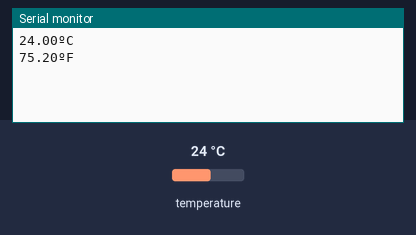
Simulated run of this sketch. Board: Arduino Uno, built with avr-gcc and run on an emulated ATmega328P. Shown: the last lines printed to the serial monitor. The test bench sets the inputs (shaded band); at power-on: temperature 24 °C.

Above: at 1.5 s.
1.6 s: temperature set to 20.3 °C
At 3.4 s:
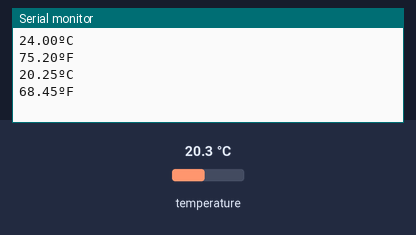
3.7 s: temperature set to 19.3 °C
At 5.7 s:
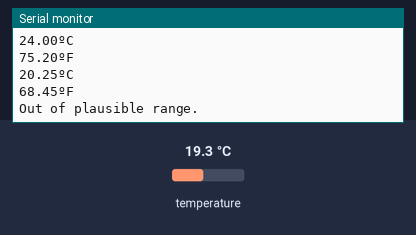

The sketch:

DS18B20_V1_1_Testing.ino
```cpp
/*********
  Rui Santos
  Complete project details at https://RandomNerdTutorials.com
*********/

#include <OneWire.h>
#include <DallasTemperature.h>

// GPIO where the DS18B20 is connected to
const int oneWireBus = 4;

// Setup a oneWire instance to communicate with any OneWire devices
OneWire oneWire(oneWireBus);

// Pass our oneWire reference to Dallas Temperature sensor
DallasTemperature sensors(&oneWire);

// V1.1 settings, kept at the top so they are easy to change
const float minTemp = 20.0;
const float maxTemp = 45.0;
const float maxJump = 3.0;

float lastGoodTemp = 0;
bool haveLastTemp = false;   // false until the first good reading

void setup() {
  // Start the Serial Monitor
  Serial.begin(115200);
  // Start the DS18B20 sensor
  sensors.begin();
}

void loop() {
  sensors.requestTemperatures();
  float temperatureC = sensors.getTempCByIndex(0);
  float temperatureF = sensors.getTempFByIndex(0);

  if (temperatureC == -127)
  {
    Serial.println("DS18B20 not found. Check wiring and the 4.7k resistor.");
  }

  else if (temperatureC == 85)
  {
    Serial.println("Power-up value, not a real reading.");
  }

  else if (temperatureC < minTemp || temperatureC >  maxTemp)
  {
    Serial.println("Out of plausible range.");
  }

  else if (haveLastTemp && abs(temperatureC - lastGoodTemp) > maxTemp )
  {
    Serial.println("Jumped too much, probably noise.");
  }

  else {
    // good reading
    Serial.print(temperatureC);
    Serial.println("ºC");
    Serial.print(temperatureF);
    Serial.println("ºF");
    lastGoodTemp = temperatureC ;
    haveLastTemp = true ;
  }

  delay(1000);
}
```

Measured:
- the behaviour switches between 20 and 19.9 °C on temperature (found by bisection; images 1 and 2)
- after the input at 1.6 s, the serial monitor: prints a new line after 0.97 s (image 1)
- after the input at 3.7 s, the serial monitor: prints a new line after 0.65 s (image 2)
